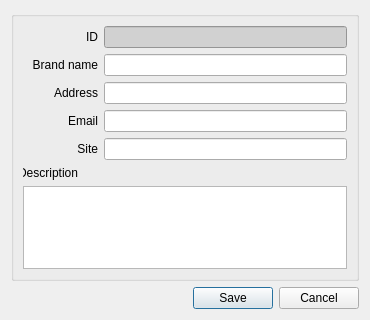
<?xml version="1.0" encoding="UTF-8"?>
<ui version="4.0">
 <class>SvBrandDialog</class>
 <widget class="QDialog" name="SvBrandDialog">
  <property name="geometry">
   <rect>
    <x>0</x>
    <y>0</y>
    <width>370</width>
    <height>320</height>
   </rect>
  </property>
  <property name="windowTitle">
   <string>Brand</string>
  </property>
  <layout class="QVBoxLayout" name="verticalLayout_3">
   <item>
    <widget class="QGroupBox" name="groupBox">
     <property name="sizePolicy">
      <sizepolicy hsizetype="Preferred" vsizetype="Expanding">
       <horstretch>0</horstretch>
       <verstretch>0</verstretch>
      </sizepolicy>
     </property>
     <property name="title">
      <string/>
     </property>
     <layout class="QVBoxLayout" name="verticalLayout">
      <item>
       <layout class="QHBoxLayout" name="layoutID">
        <item>
         <widget class="QLabel" name="lblID">
          <property name="sizePolicy">
           <sizepolicy hsizetype="Fixed" vsizetype="Preferred">
            <horstretch>0</horstretch>
            <verstretch>0</verstretch>
           </sizepolicy>
          </property>
          <property name="minimumSize">
           <size>
            <width>75</width>
            <height>0</height>
           </size>
          </property>
          <property name="maximumSize">
           <size>
            <width>75</width>
            <height>16777215</height>
           </size>
          </property>
          <property name="text">
           <string>ID</string>
          </property>
          <property name="alignment">
           <set>Qt::AlignRight|Qt::AlignTrailing|Qt::AlignVCenter</set>
          </property>
         </widget>
        </item>
        <item>
         <widget class="QLineEdit" name="editID">
          <property name="styleSheet">
           <string notr="true">background-color: rgb(209, 209, 209);</string>
          </property>
          <property name="readOnly">
           <bool>true</bool>
          </property>
         </widget>
        </item>
       </layout>
      </item>
      <item>
       <layout class="QHBoxLayout" name="layoutBrandName">
        <item>
         <widget class="QLabel" name="lblBrandName">
          <property name="sizePolicy">
           <sizepolicy hsizetype="Fixed" vsizetype="Preferred">
            <horstretch>0</horstretch>
            <verstretch>0</verstretch>
           </sizepolicy>
          </property>
          <property name="minimumSize">
           <size>
            <width>75</width>
            <height>0</height>
           </size>
          </property>
          <property name="maximumSize">
           <size>
            <width>75</width>
            <height>16777215</height>
           </size>
          </property>
          <property name="text">
           <string>Brand name</string>
          </property>
          <property name="alignment">
           <set>Qt::AlignRight|Qt::AlignTrailing|Qt::AlignVCenter</set>
          </property>
         </widget>
        </item>
        <item>
         <widget class="QLineEdit" name="editBrandName"/>
        </item>
       </layout>
      </item>
      <item>
       <layout class="QHBoxLayout" name="layoutClass">
        <item>
         <widget class="QLabel" name="lblAddress">
          <property name="sizePolicy">
           <sizepolicy hsizetype="Fixed" vsizetype="Preferred">
            <horstretch>0</horstretch>
            <verstretch>0</verstretch>
           </sizepolicy>
          </property>
          <property name="minimumSize">
           <size>
            <width>75</width>
            <height>0</height>
           </size>
          </property>
          <property name="maximumSize">
           <size>
            <width>75</width>
            <height>16777215</height>
           </size>
          </property>
          <property name="text">
           <string>Address</string>
          </property>
          <property name="alignment">
           <set>Qt::AlignRight|Qt::AlignTrailing|Qt::AlignVCenter</set>
          </property>
         </widget>
        </item>
        <item>
         <widget class="QLineEdit" name="editAddress">
          <property name="font">
           <font>
            <weight>50</weight>
            <bold>false</bold>
           </font>
          </property>
          <property name="styleSheet">
           <string notr="true"/>
          </property>
         </widget>
        </item>
       </layout>
      </item>
      <item>
       <layout class="QHBoxLayout" name="layoutBrand">
        <item>
         <widget class="QLabel" name="lblEmail">
          <property name="sizePolicy">
           <sizepolicy hsizetype="Fixed" vsizetype="Preferred">
            <horstretch>0</horstretch>
            <verstretch>0</verstretch>
           </sizepolicy>
          </property>
          <property name="minimumSize">
           <size>
            <width>75</width>
            <height>0</height>
           </size>
          </property>
          <property name="maximumSize">
           <size>
            <width>75</width>
            <height>16777215</height>
           </size>
          </property>
          <property name="text">
           <string>Email</string>
          </property>
          <property name="alignment">
           <set>Qt::AlignRight|Qt::AlignTrailing|Qt::AlignVCenter</set>
          </property>
         </widget>
        </item>
        <item>
         <widget class="QLineEdit" name="editEmail">
          <property name="font">
           <font>
            <weight>50</weight>
            <bold>false</bold>
           </font>
          </property>
          <property name="styleSheet">
           <string notr="true"/>
          </property>
         </widget>
        </item>
       </layout>
      </item>
      <item>
       <layout class="QHBoxLayout" name="layoutLibPath">
        <item>
         <widget class="QLabel" name="lblSite">
          <property name="sizePolicy">
           <sizepolicy hsizetype="Fixed" vsizetype="Preferred">
            <horstretch>0</horstretch>
            <verstretch>0</verstretch>
           </sizepolicy>
          </property>
          <property name="minimumSize">
           <size>
            <width>75</width>
            <height>0</height>
           </size>
          </property>
          <property name="maximumSize">
           <size>
            <width>75</width>
            <height>16777215</height>
           </size>
          </property>
          <property name="text">
           <string>Site</string>
          </property>
          <property name="alignment">
           <set>Qt::AlignRight|Qt::AlignTrailing|Qt::AlignVCenter</set>
          </property>
         </widget>
        </item>
        <item>
         <widget class="QLineEdit" name="editSite"/>
        </item>
       </layout>
      </item>
      <item>
       <layout class="QVBoxLayout" name="layoutDescription">
        <item>
         <widget class="QLabel" name="lblDescription">
          <property name="sizePolicy">
           <sizepolicy hsizetype="Fixed" vsizetype="Preferred">
            <horstretch>0</horstretch>
            <verstretch>0</verstretch>
           </sizepolicy>
          </property>
          <property name="minimumSize">
           <size>
            <width>55</width>
            <height>0</height>
           </size>
          </property>
          <property name="maximumSize">
           <size>
            <width>55</width>
            <height>16777215</height>
           </size>
          </property>
          <property name="text">
           <string>Description</string>
          </property>
          <property name="alignment">
           <set>Qt::AlignRight|Qt::AlignTrailing|Qt::AlignVCenter</set>
          </property>
         </widget>
        </item>
        <item>
         <widget class="QTextEdit" name="textDescription"/>
        </item>
       </layout>
      </item>
     </layout>
    </widget>
   </item>
   <item>
    <layout class="QHBoxLayout" name="layoutButtons">
     <item>
      <spacer name="horizontalSpacer">
       <property name="orientation">
        <enum>Qt::Horizontal</enum>
       </property>
       <property name="sizeHint" stdset="0">
        <size>
         <width>40</width>
         <height>20</height>
        </size>
       </property>
      </spacer>
     </item>
     <item>
      <widget class="QPushButton" name="bnSave">
       <property name="sizePolicy">
        <sizepolicy hsizetype="Fixed" vsizetype="Fixed">
         <horstretch>0</horstretch>
         <verstretch>0</verstretch>
        </sizepolicy>
       </property>
       <property name="maximumSize">
        <size>
         <width>80</width>
         <height>16777215</height>
        </size>
       </property>
       <property name="text">
        <string>Save</string>
       </property>
       <property name="default">
        <bool>true</bool>
       </property>
      </widget>
     </item>
     <item>
      <widget class="QPushButton" name="bnCancel">
       <property name="sizePolicy">
        <sizepolicy hsizetype="Fixed" vsizetype="Fixed">
         <horstretch>0</horstretch>
         <verstretch>0</verstretch>
        </sizepolicy>
       </property>
       <property name="maximumSize">
        <size>
         <width>80</width>
         <height>16777215</height>
        </size>
       </property>
       <property name="text">
        <string>Cancel</string>
       </property>
      </widget>
     </item>
    </layout>
   </item>
  </layout>
 </widget>
 <tabstops>
  <tabstop>editBrandName</tabstop>
  <tabstop>editAddress</tabstop>
  <tabstop>editEmail</tabstop>
  <tabstop>editSite</tabstop>
  <tabstop>textDescription</tabstop>
  <tabstop>bnSave</tabstop>
  <tabstop>bnCancel</tabstop>
  <tabstop>editID</tabstop>
 </tabstops>
 <resources/>
 <connections/>
</ui>
